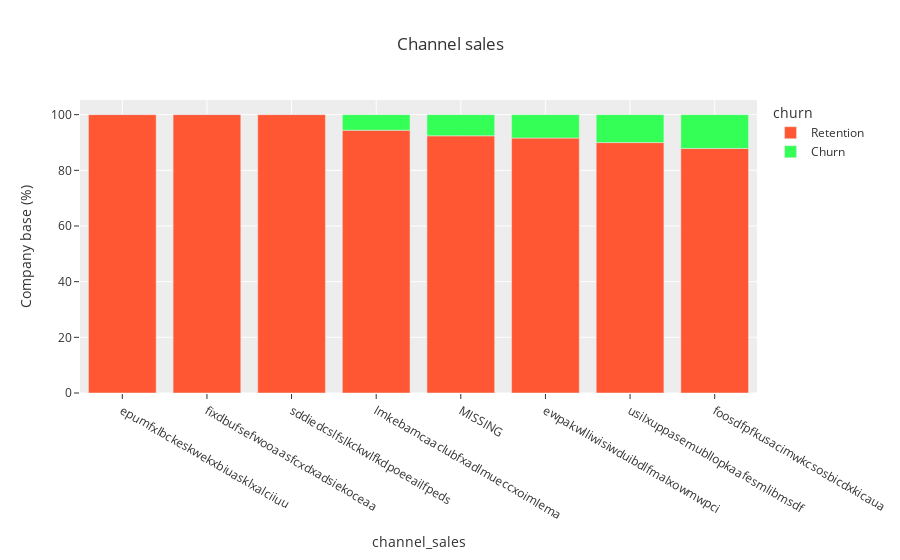

The notebook cell this image was saved under:
### Markdown cell above
#### SALES CHANNELS ANALYSIS

### Code cell
channel = pd.DataFrame(client_data.groupby(['channel_sales'])['churn'].value_counts(normalize=True)*100)
channel.columns = ['Company base (%)']
channel = channel.reset_index()
channel['churn'] = channel['churn'].map({0:'Retention',1:'Churn'})
channel.sort_values('Company base (%)',inplace=True,ascending=False)
colors = ['#FF5733', '#33FF57']  # Define your desired colors here


fig = px.bar(channel, x="channel_sales", y="Company base (%)", color="churn", title="Channel sales",color_discrete_sequence=colors,template='ggplot2')
fig.show()

channel

### Figure 1 — Plotly figure (JSON) as saved in the notebook; plotly's stock layout.template omitted (floating-point values rounded to 4 significant figures)
{"data": [{"alignmentgroup": "True", "hovertemplate": "churn=Retention<br>channel_sales=%{x}<br>Company base (%)=%{y}<extra></extra>", "legendgroup": "Retention", "marker": {"color": "#FF5733", "pattern": {"shape": ""}}, "name": "Retention", "offsetgroup": "Retention", "orientation": "v", "showlegend": true, "textposition": "auto", "type": "bar", "x": ["epumfxlbckeskwekxbiuasklxalciiuu", "fixdbufsefwooaasfcxdxadsiekoceaa", "sddiedcslfslkckwlfkdpoeeailfpeds", "lmkebamcaaclubfxadlmueccxoimlema", "MISSING", "ewpakwlliwisiwduibdlfmalxowmwpci", "usilxuppasemubllopkaafesmlibmsdf", "foosdfpfkusacimwkcsosbicdxkicaua"], "xaxis": "x", "y": [100, 100, 100, 94.41, 92.4, 91.6, 89.96, 87.86], "yaxis": "y"}, {"alignmentgroup": "True", "hovertemplate": "churn=Churn<br>channel_sales=%{x}<br>Company base (%)=%{y}<extra></extra>", "legendgroup": "Churn", "marker": {"color": "#33FF57", "pattern": {"shape": ""}}, "name": "Churn", "offsetgroup": "Churn", "orientation": "v", "showlegend": true, "textposition": "auto", "type": "bar", "x": ["foosdfpfkusacimwkcsosbicdxkicaua", "usilxuppasemubllopkaafesmlibmsdf", "ewpakwlliwisiwduibdlfmalxowmwpci", "MISSING", "lmkebamcaaclubfxadlmueccxoimlema"], "xaxis": "x", "y": [12.14, 10.04, 8.399, 7.597, 5.589], "yaxis": "y"}], "layout": {"barmode": "relative", "legend": {"title": {"text": "churn"}, "tracegroupgap": 0}, "title": {"text": "Channel sales"}, "xaxis": {"anchor": "y", "domain": [0, 1], "title": {"text": "channel_sales"}}, "yaxis": {"anchor": "x", "domain": [0, 1], "title": {"text": "Company base (%)"}}}}
